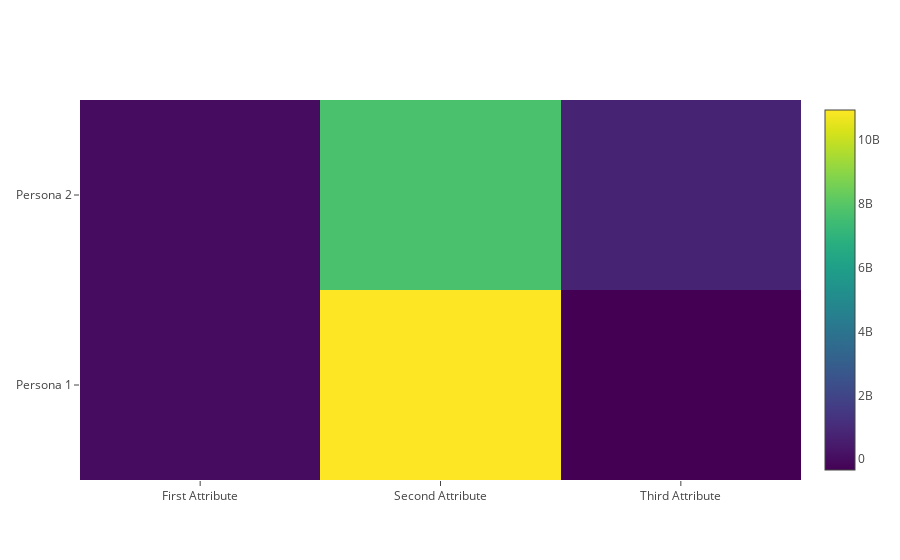

The cell this chart's notebook holds for it:
### Code cell
data = [go.Heatmap( z=sums.values.tolist(), 
                   y=['Persona 1', 'Persona 2'],
                   x=['First Attribute', 'Second Attribute', 'Third Attribute'
                     ],
                   colorscale='Viridis')]
plotly.offline.iplot(data, filename='pandas-heatmap')
py.iplot(data, filename = 'pandas-heatmap')

### Figure 1 — Plotly figure (JSON) as saved in the notebook; plotly's stock layout.template omitted (floating-point values rounded to 4 significant figures)
{"data": [{"colorscale": "Viridis", "type": "heatmap", "uid": "2447245c-af72-4a95-ab46-259fc65f3688", "x": ["First Attribute", "Second Attribute", "Third Attribute"], "y": ["Persona 1", "Persona 2"], "z": [[590.9, 10950000000.0, -341100000.0], [429.7, 7706000000.0, 755000000.0]]}], "layout": {}}
